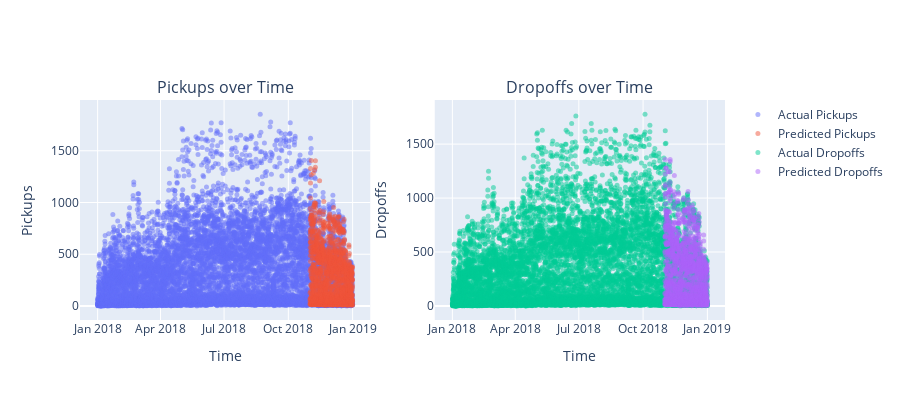

Here is the notebook cell this chart was saved with:
### Code cell
# PLOTTING ACTUAL VS PREDICTED DEMAND OVER TIME


marker_dict = dict(size=5, opacity=0.5)

# Create two side-by-side subplots: pickups (left), dropoffs (right)
fig = make_subplots(
    rows=1, cols=2, horizontal_spacing=0.1,
    subplot_titles=('Pickups over Time', 'Dropoffs over Time')
)


# Left: Actual vs Predicted Pickups

# Actual values
fig.add_trace(
    go.Scatter(
        x=pickups.index,
        y=pickups['pickups'],
        mode='markers',
        marker=marker_dict,
        name='Actual Pickups'
    ),
    row=1, col=1
)

# Predicted values
fig.add_trace(
    go.Scatter(
        x=cluster_buster.pickups_test.index,
        y=cluster_buster.pred_pickups,
        mode='markers',
        marker=marker_dict,
        name='Predicted Pickups'
    ),
    row=1, col=1
)

fig.update_xaxes(title_text="Time", row=1, col=1)
fig.update_yaxes(title_text="Pickups", row=1, col=1)



# Right: Actual vs Predicted Dropoffs

fig.add_trace(
    go.Scatter(
        x=dropoffs.index,
        y=dropoffs['dropoffs'],
        mode='markers',
        marker=marker_dict,
        name='Actual Dropoffs'
    ),
    row=1, col=2
)

fig.add_trace(
    go.Scatter(
        x=cluster_buster.dropoffs_test.index,
        y=cluster_buster.pred_dropoffs,
        mode='markers',
        marker=marker_dict,
        name='Predicted Dropoffs'
    ),
    row=1, col=2
)

fig.update_xaxes(title_text="Time", row=1, col=2)
fig.update_yaxes(title_text="Dropoffs", row=1, col=2)

# Layout settings
fig.update_layout(width=900, height=400)
fig.show()

### Figure 1 — Plotly figure (JSON) as saved in the notebook; plotly's stock layout.template omitted (floating-point values rounded to 4 significant figures; data arrays with more than 128 entries replaced by an {"elided": "..."} marker saying what was removed)
{"data": [{"marker": {"opacity": 0.5, "size": 5}, "mode": "markers", "name": "Actual Pickups", "type": "scatter", "x": {"elided": "8737 str values"}, "xaxis": "x", "y": {"elided": "8737 int values"}, "yaxis": "y"}, {"marker": {"opacity": 0.5, "size": 5}, "mode": "markers", "name": "Predicted Pickups", "type": "scatter", "x": {"elided": "1465 str values"}, "xaxis": "x", "y": {"elided": "1465 float values"}, "yaxis": "y"}, {"marker": {"opacity": 0.5, "size": 5}, "mode": "markers", "name": "Actual Dropoffs", "type": "scatter", "x": {"elided": "8738 str values"}, "xaxis": "x2", "y": {"elided": "8738 int values"}, "yaxis": "y2"}, {"marker": {"opacity": 0.5, "size": 5}, "mode": "markers", "name": "Predicted Dropoffs", "type": "scatter", "x": {"elided": "1465 str values"}, "xaxis": "x2", "y": {"elided": "1465 float values"}, "yaxis": "y2"}], "layout": {"annotations": [{"font": {"size": 16}, "showarrow": false, "text": "Pickups over Time", "x": 0.225, "xanchor": "center", "xref": "paper", "y": 1, "yanchor": "bottom", "yref": "paper"}, {"font": {"size": 16}, "showarrow": false, "text": "Dropoffs over Time", "x": 0.775, "xanchor": "center", "xref": "paper", "y": 1, "yanchor": "bottom", "yref": "paper"}], "height": 400, "width": 900, "xaxis": {"anchor": "y", "domain": [0, 0.45], "title": {"text": "Time"}}, "xaxis2": {"anchor": "y2", "domain": [0.55, 1], "title": {"text": "Time"}}, "yaxis": {"anchor": "x", "domain": [0, 1], "title": {"text": "Pickups"}}, "yaxis2": {"anchor": "x2", "domain": [0, 1], "title": {"text": "Dropoffs"}}}}
